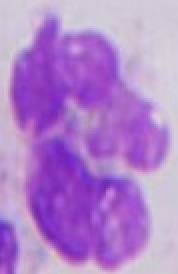
#> input picture isolated_cells/artefatto/img-0010_png_jpg.rf.34637bed5c7fed7f4ec54ad80d3364f4_6035.jpg, 89 x 137 px, given in place of mg-0137_png_jpg.rf.0ea8b8dcfc295e58f709f8eadc86399c_4764.jpg, which was not available (shown 2 times larger)
$ jupyter execute --allow-errors learning.ipynb   (older library calls are emulated)   (text cells are left out)
#> lines starting #> are read from the running program, lines starting #| are printed output that depends on the picture; after the words box and inside, x2 and y2 are one past the last pixel; in counts of white or black regions, pixels touching at a corner belong together; pictures that were not available may be replaced by others from this repository, and a replacement may not be noted
[cell 1]
import pandas as pd
import numpy as np
import cv2
from skimage.feature import *

from sklearn.model_selection import train_test_split
from sklearn.ensemble import RandomForestClassifier
from sklearn.metrics import accuracy_score
from sklearn.metrics import accuracy_score, precision_score, recall_score
from sklearn.model_selection import cross_validate

[cell 2]
def extract_morphological_features(image, max_contours=2):
    # Convert to grayscale
    gray = cv2.cvtColor(image, cv2.COLOR_BGR2GRAY)
    # Threshold to get binary image
    _, binary = cv2.threshold(gray, 127, 255, cv2.THRESH_BINARY)
    # Find contours
    contours, _ = cv2.findContours(binary, cv2.RETR_EXTERNAL, cv2.CHAIN_APPROX_SIMPLE)

    features = []
    for contour in contours[:max_contours]:
        # Extract area
        area = cv2.contourArea(contour)
        # Extract perimeter
        perimeter = cv2.arcLength(contour, True)

        features.extend([area, perimeter])

    # Fill with zeros if there are less contours then max
    while len(features) < max_contours * 2:
        features.append(0)

    return np.array(features)

[cell 3]
def extract_texture_features(image):
    # Convert to grayscale
    gray = cv2.cvtColor(image, cv2.COLOR_BGR2GRAY)
    # Calculate grey level co-occurrence matrix
    glcm = graycomatrix(gray, distances=[1], angles=[0], symmetric=True, normed=True)
    # Get properties from matrix
    contrast = graycoprops(glcm, 'contrast')[0, 0]
    dissimilarity = graycoprops(glcm, 'dissimilarity')[0, 0]
    homogeneity = graycoprops(glcm, 'homogeneity')[0, 0]
    energy = graycoprops(glcm, 'energy')[0, 0]
    correlation = graycoprops(glcm, 'correlation')[0, 0]

    texture_features = [contrast, dissimilarity, homogeneity, energy, correlation]

    return np.array(texture_features)

[cell 4]
def extract_color_features(image, hist_size=512):
    # Calculate color histogram
    hist = cv2.calcHist([image], [0, 1, 2], None, [8, 8, 8], [0, 256, 0, 256, 0, 256])
    hist = cv2.normalize(hist, hist).flatten()
    return hist

[cell 5]
def extract_features(image_path):
    image = cv2.imread(image_path)

    morphological_features = extract_morphological_features(image)
    texture_features = extract_texture_features(image)
    color_features = extract_color_features(image)

    # Combine all features into a single feature vector
    features = np.hstack([morphological_features, texture_features, color_features])

    return features

[cell 6]
# Load dataset
df = pd.read_csv("isolated_cells/single_cell_dataset.csv")
#> (reads isolated_cells/single_cell_dataset.csv from the repository)
df

[cell 7]
features = []
labels = []

# Extract features array for each image
#> (the rest of this cell did not finish here and is left out)

#> in extract_features, image is the input picture: shape (137, 89, 3); mean B, G, R 203.9, 129.9, 176.9
#> in extract_morphological_features, `gray = cv2.cvtColor(image, cv2.COLOR_BGR2GRAY)`:
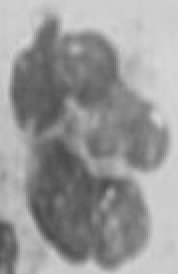
#> gray: shape (137, 89) (shown 2 times larger); min 75, max 215, mean 152.4
#> in extract_morphological_features, `_, binary = cv2.threshold(gray, 127, 255, cv2.THRESH_BINARY)`:
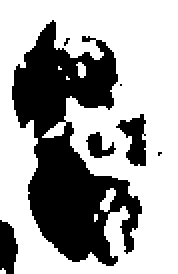
#> binary: shape (137, 89) (shown 2 times larger); 64.2% white; 7 black regions (3 under 20 px)
#> in extract_morphological_features, `contours, _ = cv2.findContours(binary, cv2.RETR_EXTERNAL, cv2.CHAIN_AP..`: contours = 2 contours, 1 with area under 20; largest, box (x1, y1, x2, y2) and area: (0, 0, 89, 137) 11776
#> the loop in extract_morphological_features, `for contour in contours[:max_contours]:` made 2 passes
#> (area, perimeter) on pass 2: (11776.5, 446.7)
#> after the loop in extract_morphological_features, `for contour in contours[:max_contours]:`: features = [3, 6.83, 11776.5, 446.7]
#> in extract_texture_features, `contrast = graycoprops(glcm, 'contrast')[0, 0]`: contrast = 43.19
#> in extract_texture_features, `dissimilarity = graycoprops(glcm, 'dissimilarity')[0, 0]`: dissimilarity = 4.32
#> in extract_texture_features, `homogeneity = graycoprops(glcm, 'homogeneity')[0, 0]`: homogeneity = 0.295
#> in extract_texture_features, `energy = graycoprops(glcm, 'energy')[0, 0]`: energy = 0.0401
#> in extract_texture_features, `correlation = graycoprops(glcm, 'correlation')[0, 0]`: correlation = 0.988
#> in extract_texture_features, `texture_features = [contrast, dissimilarity, homogeneity, energy, corr..`: texture_features = [43.19, 4.32, 0.295, 0.0401, 0.988]
#> in extract_color_features, `hist = cv2.normalize(hist, hist).flatten()`: hist = 512 values, max 0.715 at index 438, min 0 at index 0, mean 0.0057
#> in extract_features, `color_features = extract_color_features(image)`: color_features has the same summary as hist in extract_color_features
#> in extract_features, `features = np.hstack([morphological_features, texture_features, color_..`: features = 521 values, max 11776.5 at index 2, min 0 at index 9, mean 23.58
#> `features_list = extract_features(image_path)`: features_list has the same summary as features in extract_features
#> pass 2 of the loop `for index, row in df.iterrows():`:
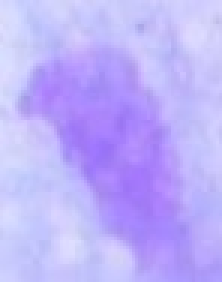
#> input picture isolated_cells/artefatto/img-0012_png_jpg.rf.0b44ee562bbd5795dba856f311b54957_4812.jpg, 74 x 94 px, given in place of mg-0073_png_jpg.rf.1e42284b7c00c8e1e02b03c9f129a127_5341.jpg, which was not available (shown 3 times larger)
#> in extract_features, image is the input picture: shape (94, 74, 3); mean B, G, R 250.9, 176.4, 189.1
#> in extract_morphological_features (call 2), `gray = cv2.cvtColor(image, cv2.COLOR_BGR2GRAY)`:
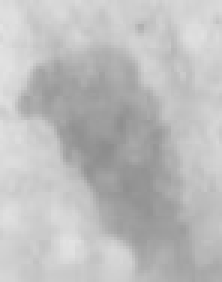
#> gray: shape (94, 74) (shown 3 times larger); min 141, max 226, mean 188.7
#> binary: shape (94, 74); every value is 255
#> contours = [[[0, 0], [0, 93], [73, 93], [73, 0]]]
#> the loop in extract_morphological_features (call 2), `for contour in contours[:max_contours]:` made 1 pass
#> (contour, area, perimeter) on pass 1: ([[0, 0], [0, 93], [73, 93], [73, 0]], 6789, 332)
#> after the loop in extract_morphological_features (call 2), `for contour in contours[:max_contours]:`: features = [6789, 332]
#> the loop in extract_morphological_features (call 2), `while len(features) < max_contours * 2:` made 2 passes
#> after the loop in extract_morphological_features (call 2), `while len(features) < max_contours * 2:`: features = [6789, 332, 0, 0]
#> in extract_features (call 2), `texture_features = extract_texture_features(image)`: texture_features = [11.48, 2.42, 0.36, 0.042, 0.988]
#> color_features = 512 values, max 0.797 at index 502, min 0 at index 0, mean 0.00364
#> in extract_features (call 2), `features = np.hstack([morphological_features, texture_features, color_..`: features = 521 values, max 6789 at index 0, min 0 at index 2, mean 13.7
#> features_list has the same summary as features in extract_features
        features.append(features_list)
        #Save labels
        labels.append(row['class'])

[cell 8]
X = np.array(features)
y = np.array(labels)

# Split dataset in train and test
X_train, X_test, y_train, y_test = train_test_split(X, y, test_size=0.2, random_state=42)

[cell 9]
model = RandomForestClassifier(n_estimators=200, criterion='gini')
model.fit(X_train, y_train)
y_pred = model.predict(X_test)

[cell 10]
# Calculate metrics
print("------ RandomForestClassifier ------")
print("Accuracy:", accuracy_score(y_test, y_pred))
#| Accuracy: 1.0
print("Precision:", precision_score(y_test, y_pred, average="weighted"))
#| Precision: 1.0
print("Recall:", recall_score(y_test, y_pred, average="weighted"))
#| Recall: 1.0
print("---------------------------------------------------------")
